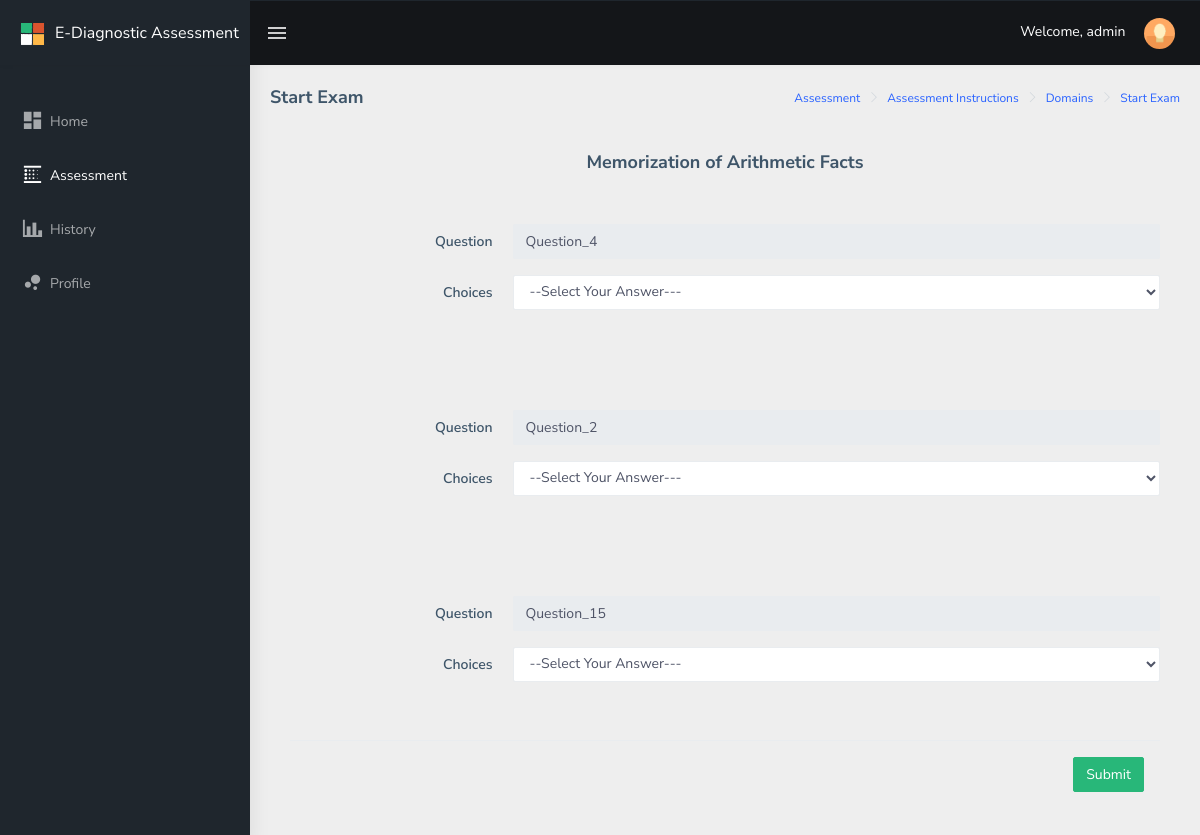
The page /public/main/student/assessment/domains/startexam/index.php?drxassessment_domain_name=Memorization of Arithmetic Facts (signed in) on the database as committed earlier.
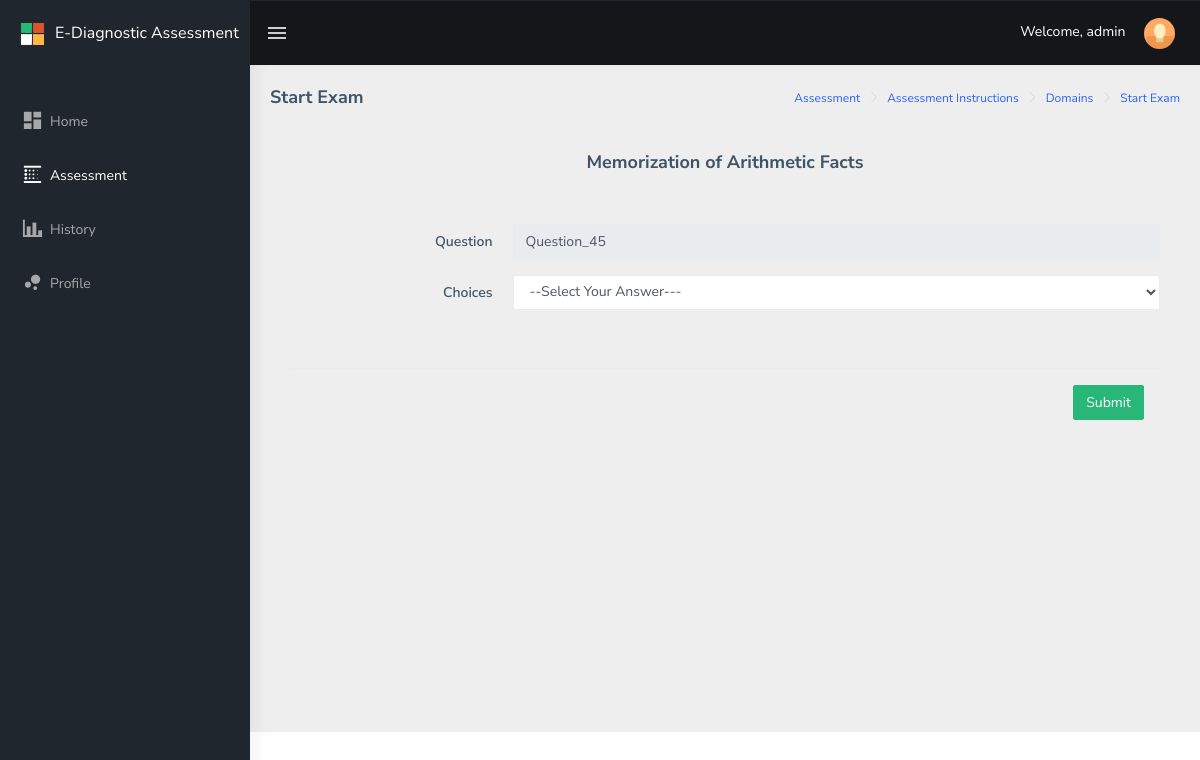
The same page on the database as committed later.
### tables this page shows
CREATE TABLE `drxassessment_assessment` (
  `drxassessment_id` int(11) NOT NULL,
  `drxassessment_question1` text NOT NULL,
  `drxassessment_answer` text NOT NULL,
  `drxassessment_answer_value` text NOT NULL,
  `drxassessment_domain` text NOT NULL,
  `drxassessment_q1_answer_1` text NOT NULL,
  `drxassessment_q1_answer_2` text NOT NULL,
  `drxassessment_q1_answer_3` text NOT NULL,
  `drxassessment_q1_answer_4` text NOT NULL,
  `drxassessment_order` int(11) NOT NULL,
  `drxassessment_order_value` text NOT NULL,
  `drxassessment_status` int(1) NOT NULL,
  `drxassessment_created_at` datetime NOT NULL,
  `drxassessment_updated_at` datetime NOT NULL
);

### public/main/student/assessment/domains/startexam/index.php (the view, shortened to what the changed rows need)
<?php
include("../../../../../../config/common/asdasf9z09x0c90zx90123.php");
$connection->setAttribute(PDO::ATTR_ERRMODE, PDO::ERRMODE_EXCEPTION);
if (!empty($_GET['drxassessment_domain_name'])) {
    $drxassessment_domain_name = $_GET['drxassessment_domain_name'];
} else {
    $drxassessment_domain_name = "";
}
?>
<!DOCTYPE html>
<html dir="ltr" lang="en">
<head>
    <link href="../../../../../assets/libs/flot/css/float-chart.css" rel="stylesheet">
    <link href="../../../../../dist/css/style.min.css" rel="stylesheet">
    <link href="../../../../../assets/libs/datatables.net-bs4/css/dataTables.bootstrap4.css" rel="stylesheet">
    <link href="../../../../../dist/modal/modal.css" rel="stylesheet">
</head>
<body>
    <div id="main-wrapper">
        <div class="page-wrapper">
        <div class="container-fluid">
            <div class="card-body">
                    <form method="POST" enctype="multipart/form-data">
                        <?php
                        $checkEmptyTable = "SELECT drxassessment_question_total FROM drxassessment_assessment_domains WHERE drxassessment_domain_name = :drxassessment_domain_name";
                        $resultEmpty = $connection->prepare($checkEmptyTable);
                        $resultEmpty->execute( array('drxassessment_domain_name' => $drxassessment_domain_name));
                        $checkAssessment = $resultEmpty->fetchColumn();
                        if ($checkAssessment === '0')
                        {
                          echo "<br />
                                <span class='badge badge-danger' style='font-size: 15px; font-weight: bolder;'>
                                  <i class='fas fa-exclamation-circle'></i> NO ASSESSMENT AVAILABLE.
                                </span>
                               ";
                        }
                        else
                        {
                        $result2 = $connection->prepare("SELECT * FROM drxassessment_assessment WHERE drxassessment_domain = :drxassessment_domain ORDER BY drxassessment_order ASC");
                        $result2->execute( array( 'drxassessment_domain' => $drxassessment_domain_name) );
                                 while ($row2 = $result2->fetch(PDO::FETCH_ASSOC))
                                 {
                                        $drxassessment_question1 = $row2['drxassessment_question1'];
                        ?> <br /> <br />
                            <div class="form-group row">
                                    <label for="fname" class="col-sm-3 text-right control-label col-form-label">Question</label>
                                    <div class="col-sm-9">
                                            <input type="text" class="form-control" id="drxassessment_question_student" name="drxassessment_question_student[]" value="<?php echo $drxassessment_question1; ?>" readonly>
                                    </div>
                            </div>
                            <div class="form-group row">
                                <label for="fname" class="col-sm-3 text-right control-label col-form-label">Choices</label>
                                    <div class="col-sm-9">
                                        <select class="form-control" name="drxassessment_student_answer[]" id="drxassessment_student_answer" required>
                                            <option value="" disabled selected>--Select Your Answer---</option>
                                        </select>
                                    </div>
                            </div> <br /> <br />
                        <?php } } if ($checkAssessment != '0') { ?>
                        <div class="modal-footer">
                              <button type="submit" name="drx_btn_start_exam" class="btn btn-success">Submit</button>
                        </div>
                        <?php } ?>
                    </form>
        </div>
    </div>
    </div>
</body>
</html>

Rows that differ between the two databases and show on the page:
no longer on this page (row edited): drxassessment_assessment: drxassessment_question1 "Question_4"
no longer on this page (row edited): drxassessment_assessment: drxassessment_question1 "Question_2"
no longer on this page (row edited): drxassessment_assessment: drxassessment_question1 "Question_15"
now on this page (row edited): drxassessment_assessment: drxassessment_question1 "Question_45"
